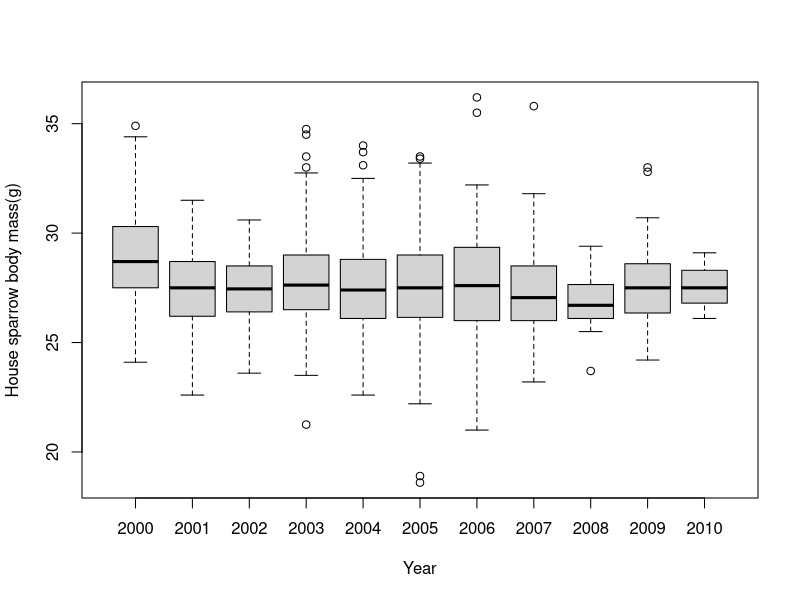
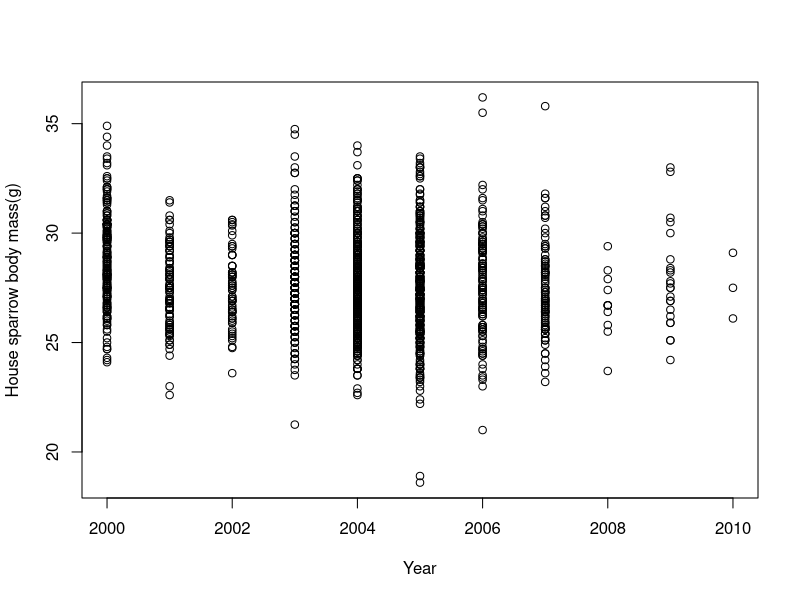
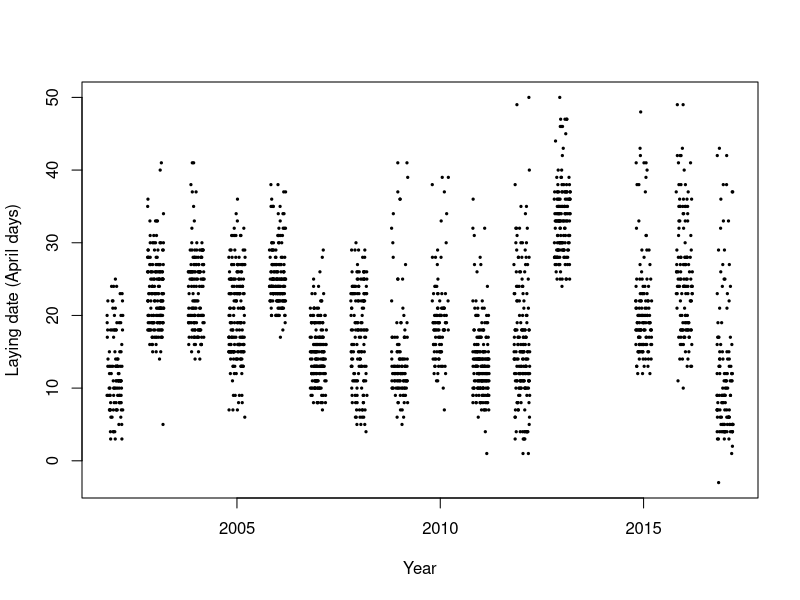

These figures' R source, in order: (Note: this script raises an error after producing the figures.)
# Preamble
rm(list=ls())
d <- read.table("../data/SparrowSize.txt", header=TRUE)
str(d)

# Bird ID & Year
d$BirdIDFact<-as.factor(d$BirdID)
str(d$BirdIDFact)
plot(d$Mass~as.factor(d$Year), xlab="Year", ylab="House sparrow body mass(g)")
plot(d$Mass~d$Year, xlab="Year", ylab="House sparrow body mass(g)")
dev.off()

# Blue Tits Data
rm(list=ls())
b <- read.table("../data/BTLD.txt", header = T)
str(b)

mean(b$ClutchsizeAge7, na.rm = TRUE)
plot(b$LD.in_AprilDays.~jitter(b$Year), ylab="Laying date (April days)", xlab="Year", pch=19, cex=0.3)

install.packages("ggplot2")
require(ggplot2)

# Violin plot
p <- ggplot(b, aes(x=Year, y=LD.in_AprilDays.)) +
geom_violin()
p
dev.off()
boxplot(b$LD.in_AprilDays.~b$Year, ylab="Laying date (April days)", xlab="Year")
dev.off()
p <- ggplot(b, aes(x=as.factor(Year), y=LD.in_AprilDays.)) +
geom_violin()
p
p + stat_summary(fun.data="mean_sdl",
geom="pointrange")
dev.off()
